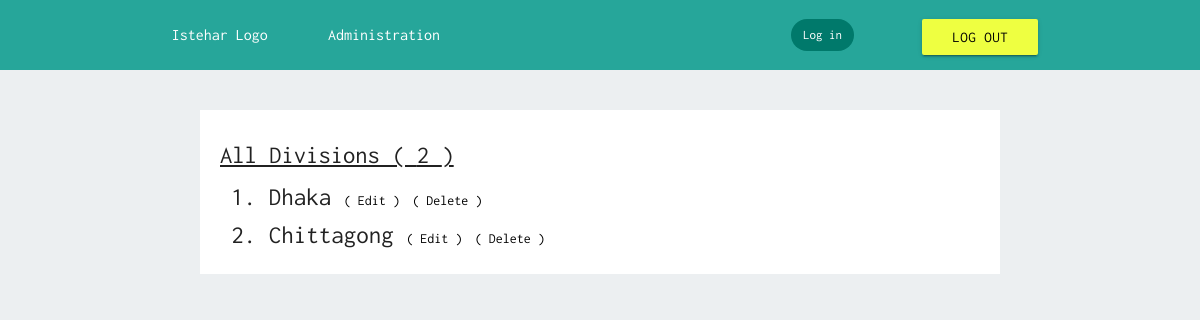
/staff/division/view/, run on an earlier commit of the app's database.
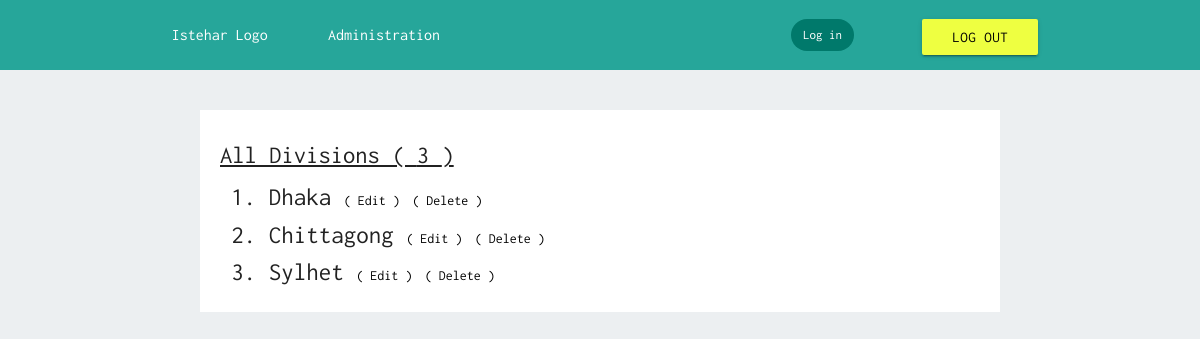
And on a later commit of the database.
### staff/models.py (models this page shows, shortened)
class Division(models.Model):
    name = models.CharField(max_length=50, null=True, blank=True)

### staff/views.py (the view)
class DivisionView(View):
    template_name = 'staff/division-view.html'
    def get(self, request):
        divisions = models.Division.objects.all()
        count = models.Division.objects.all().count()
        variables = {
            'divisions': divisions,
            'count': count,
        }
        return render(request, self.template_name, variables)

### staff/templates/staff/division-view.html (shortened to what this page needs)
{% extends 'staff-base.html' %}
{% block body %}
<div class="row">
    <div class="col s12 m10 offset-m1 l8 offset-l2 white" style="margin-top: 40px; padding: 20px;">
        <h5><u>All Divisions ( {{ count }} )</u></h5>
        {% for division in divisions %}
            <div class="col s12 m12 l12">
                <p style="font-size: 25px;">
                    {{ forloop.counter }}. {{ division.name | title }}
                    <a href="#" class="black-text" style="font-size: 14px;">( Edit )</a>
                    <a href="#" class="black-text" style="font-size: 14px;">( Delete )</a>
                </p>
            </div>
        {% endfor %}
    </div>
</div>
{% endblock %}

What changed in the data, as far as the page shows it:
added Division: name "Sylhet"
Also different on the page:
{{ count }}: "2" → "3"
